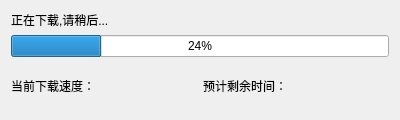
<?xml version="1.0" encoding="UTF-8"?>
<ui version="4.0">
 <class>DownloadDialog</class>
 <widget class="QDialog" name="DownloadDialog">
  <property name="windowModality">
   <enum>Qt::NonModal</enum>
  </property>
  <property name="geometry">
   <rect>
    <x>0</x>
    <y>0</y>
    <width>400</width>
    <height>120</height>
   </rect>
  </property>
  <property name="sizePolicy">
   <sizepolicy hsizetype="Fixed" vsizetype="Fixed">
    <horstretch>0</horstretch>
    <verstretch>0</verstretch>
   </sizepolicy>
  </property>
  <property name="minimumSize">
   <size>
    <width>400</width>
    <height>120</height>
   </size>
  </property>
  <property name="maximumSize">
   <size>
    <width>400</width>
    <height>120</height>
   </size>
  </property>
  <property name="windowTitle">
   <string>更新</string>
  </property>
  <layout class="QGridLayout" name="gridLayout">
   <item row="0" column="0">
    <layout class="QVBoxLayout" name="verticalLayout">
     <item>
      <widget class="QLabel" name="label">
       <property name="text">
        <string>正在下载,请稍后...</string>
       </property>
      </widget>
     </item>
     <item>
      <widget class="QProgressBar" name="progressBar">
       <property name="value">
        <number>24</number>
       </property>
      </widget>
     </item>
    </layout>
   </item>
   <item row="1" column="0">
    <layout class="QHBoxLayout" name="horizontalLayout">
     <item>
      <widget class="QLabel" name="label_download_speed">
       <property name="accessibleName">
        <string>当前下载速度：</string>
       </property>
       <property name="text">
        <string>当前下载速度：</string>
       </property>
      </widget>
     </item>
     <item>
      <widget class="QLabel" name="label_time_left">
       <property name="accessibleName">
        <string>预计剩余时间：</string>
       </property>
       <property name="text">
        <string>预计剩余时间：</string>
       </property>
      </widget>
     </item>
    </layout>
   </item>
  </layout>
 </widget>
 <resources/>
 <connections/>
</ui>
